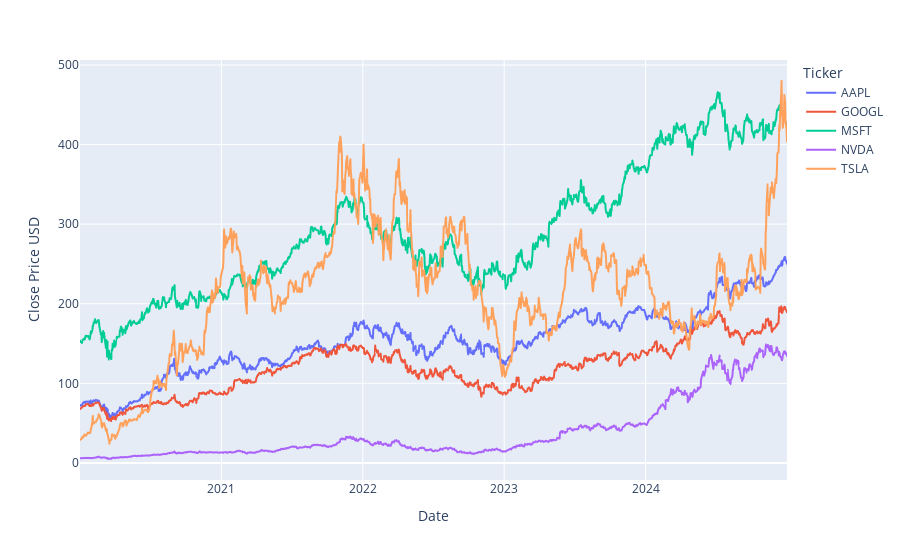

Source (notebook cell):
### Code cell
fig = px.line(df_pivot).update_layout(xaxis_title="Date", yaxis_title="Close Price USD", legend_title="Ticker")
fig.show()

### Figure 1 — Plotly figure (JSON) as saved in the notebook; plotly's stock layout.template omitted (floating-point values rounded to 4 significant figures; data arrays with more than 128 entries replaced by an {"elided": "..."} marker saying what was removed)
{"data": [{"hovertemplate": "symbol=AAPL<br>date=%{x}<br>value=%{y}<extra></extra>", "legendgroup": "AAPL", "line": {"color": "#636efa", "dash": "solid"}, "marker": {"symbol": "circle"}, "mode": "lines", "name": "AAPL", "showlegend": true, "type": "scattergl", "x": {"elided": "1258 str values"}, "xaxis": "x", "y": {"elided": "1258 float values"}, "yaxis": "y"}, {"hovertemplate": "symbol=GOOGL<br>date=%{x}<br>value=%{y}<extra></extra>", "legendgroup": "GOOGL", "line": {"color": "#EF553B", "dash": "solid"}, "marker": {"symbol": "circle"}, "mode": "lines", "name": "GOOGL", "showlegend": true, "type": "scattergl", "x": {"elided": "1258 str values"}, "xaxis": "x", "y": {"elided": "1258 float values"}, "yaxis": "y"}, {"hovertemplate": "symbol=MSFT<br>date=%{x}<br>value=%{y}<extra></extra>", "legendgroup": "MSFT", "line": {"color": "#00cc96", "dash": "solid"}, "marker": {"symbol": "circle"}, "mode": "lines", "name": "MSFT", "showlegend": true, "type": "scattergl", "x": {"elided": "1258 str values"}, "xaxis": "x", "y": {"elided": "1258 float values"}, "yaxis": "y"}, {"hovertemplate": "symbol=NVDA<br>date=%{x}<br>value=%{y}<extra></extra>", "legendgroup": "NVDA", "line": {"color": "#ab63fa", "dash": "solid"}, "marker": {"symbol": "circle"}, "mode": "lines", "name": "NVDA", "showlegend": true, "type": "scattergl", "x": {"elided": "1258 str values"}, "xaxis": "x", "y": {"elided": "1258 float values"}, "yaxis": "y"}, {"hovertemplate": "symbol=TSLA<br>date=%{x}<br>value=%{y}<extra></extra>", "legendgroup": "TSLA", "line": {"color": "#FFA15A", "dash": "solid"}, "marker": {"symbol": "circle"}, "mode": "lines", "name": "TSLA", "showlegend": true, "type": "scattergl", "x": {"elided": "1258 str values"}, "xaxis": "x", "y": {"elided": "1258 float values"}, "yaxis": "y"}], "layout": {"legend": {"title": {"text": "Ticker"}, "tracegroupgap": 0}, "margin": {"t": 60}, "xaxis": {"anchor": "y", "domain": [0, 1], "title": {"text": "Date"}}, "yaxis": {"anchor": "x", "domain": [0, 1], "title": {"text": "Close Price USD"}}}}
